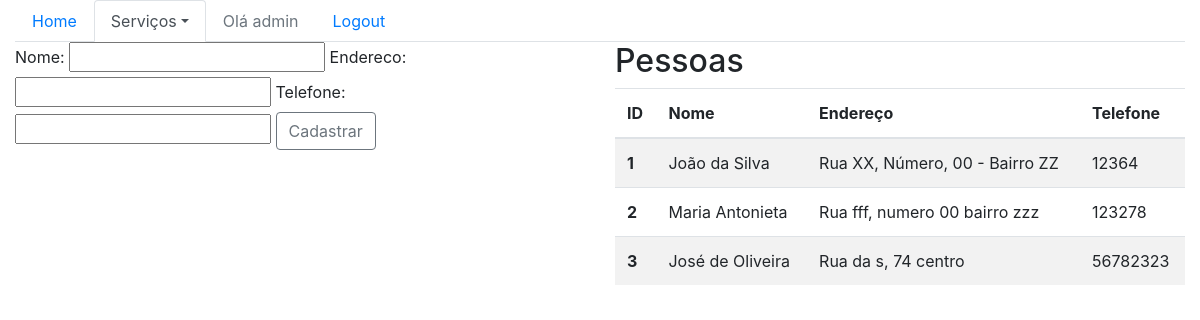
The app's page /sistema/pessoas/ (signed in), older data.
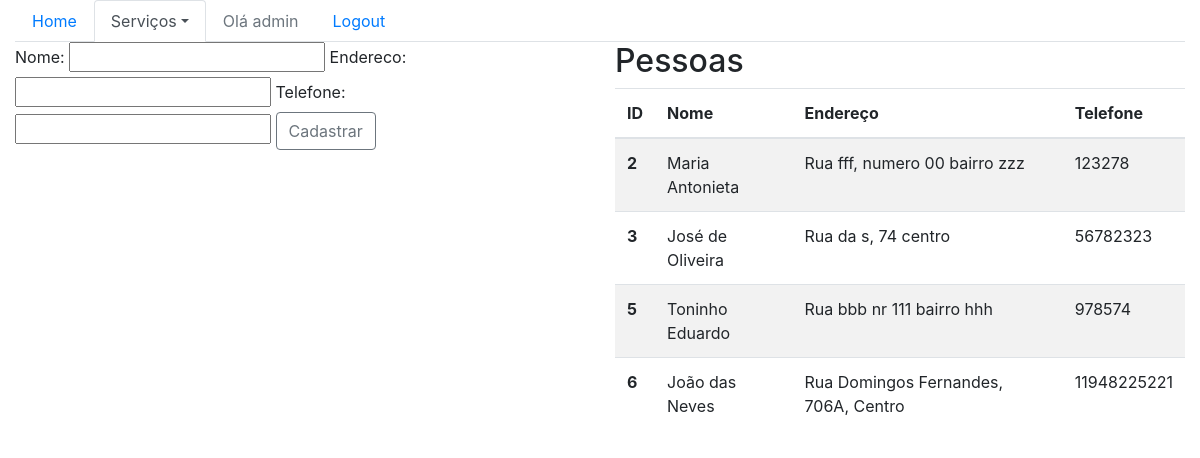
The same page, newer data.
### core/models.py (models this page shows, shortened)
class Pessoa(models.Model):
    nome = models.CharField(max_length=100)
    endereco = models.CharField(max_length=200)
    telefone = models.CharField(max_length=20)

### core/views.py (the view)
@login_required()
def lista_pessoas(request):
    pessoas = Pessoa.objects.all()
    form = PessoaForm()
    data = {'pessoas': pessoas, 'form': form}
    return render(request,
                  'core/lista_pessoas.html',
                  data)

### core/forms.py
class PessoaForm(ModelForm):
    class Meta:
        model = Pessoa
        fields = '__all__'

### core/templates/core/lista_pessoas.html (shortened to what this page needs)
{% extends 'base.html' %}
{% load bootstrap %}
{% block menu %}
    <ul class="nav nav-tabs">
        <li class="nav-item">
            <a class="nav-link" href="{% url 'core_home' %}">Home</a>
        </li>
            <li class="nav-item dropdown">
                <a class="nav-link dropdown-toggle active" data-toggle="dropdown" href="#" role="button" aria-haspopup="true" aria-expanded="false">Serviços</a>
            </li>
        {% if user.is_authenticated %}
            <li class="nav-item">
                <a class="nav-link disabled" href="">Olá {{ user }}</a>
            </li>
            <li class="nav-item">
                <a class="nav-link" href="{% url 'logout' %}">Logout</a>
            </li>
        {% else %}
            <li class="nav-item">
                <a class="nav-link" href="{% url 'login' %}">Login</a>
            </li>
        {% endif %}
    </ul>
{% endblock %}
{% block main %}
    <div class="row">
        <div class="col-sm-6">
            <form action=" {% url 'core_pessoa_novo' %}" method="POST">
                {{ form|bootstrap }}
                <button type="submit" class="btn btn-outline-secondary">Cadastrar</button>
            </form>
        </div>
        <div class="col-sm-6">
            <table class="table table-striped">
                <h2>Pessoas</h2>
                <thead>
                    <tr>
                        <th scope="col">ID</th>
                        <th scope="col">Nome</th>
                        <th scope="col">Endereço</th>
                        <th scope="col">Telefone</th>
                    </tr>
                </thead>
                <tbody>
                    {% for pessoa in pessoas %}
                    <tr>
                        <th scope="row">{{ pessoa.id }}</th>
                        <td>{{ pessoa.nome }}</td>
                        <td>{{ pessoa.endereco }}</td>
                        <td>{{ pessoa.telefone }}</td>
                    </tr>
                    {% endfor %}
                </tbody>
            </table>
        </div>
    </div>
{% endblock %}

Row changes from the older to the newer data that the page shows:
removed Pessoa: id "1", nome "João da Silva", endereco "Rua XX, Número, 00 - Bairro ZZ", telefone "12364"
added Pessoa: id "5", nome "Toninho Eduardo", endereco "Rua bbb nr 111 bairro hhh", telefone "978574"
added Pessoa: id "6", nome "João das Neves", endereco "Rua Domingos Fernandes, 706A, Centro", telefone "11948225221"
